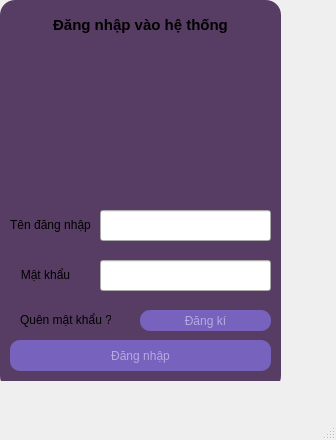
<?xml version="1.0" encoding="UTF-8"?>
<ui version="4.0">
 <class>Login</class>
 <widget class="QMainWindow" name="Login">
  <property name="geometry">
   <rect>
    <x>0</x>
    <y>0</y>
    <width>336</width>
    <height>440</height>
   </rect>
  </property>
  <property name="windowTitle">
   <string>MainWindow</string>
  </property>
  <property name="styleSheet">
   <string notr="true">QPushButton#btnLogin{
	background-color: rgba(127, 108, 213, 0.8);
	color: rgba(197, 188, 234, 0.8);
	border-radius: 10px;
}
QPushButton#btnLogin:pressed{
	padding-left: 5px;;
	padding-top: 5px;
	padding-right: 5px;
	padding-bottom: 5px;
}
QPushButton#btnLogin:hover{
	background-color: rgba(241, 240, 247, 0.15);
}
QPushButton#btnRegister{
	background-color: rgba(127, 108, 213, 0.8);
	color: rgba(197, 188, 234, 0.8);
	border-radius: 10px;
}
QPushButton#btnRegister:pressed{
	padding-left: 5px;;
	padding-top: 5px;
	padding-right: 5px;
	padding-bottom: 5px;
}
QPushButton#btnRegister:hover{
	background-color: rgba(241, 240, 247, 0.15);
}
</string>
  </property>
  <widget class="QWidget" name="centralwidget">
   <widget class="QWidget" name="widget" native="true">
    <property name="geometry">
     <rect>
      <x>0</x>
      <y>0</y>
      <width>281</width>
      <height>381</height>
     </rect>
    </property>
    <property name="styleSheet">
     <string notr="true"/>
    </property>
    <widget class="QLabel" name="login">
     <property name="geometry">
      <rect>
       <x>0</x>
       <y>0</y>
       <width>281</width>
       <height>391</height>
      </rect>
     </property>
     <property name="styleSheet">
      <string notr="true">background-color: rgba(38, 4, 54, 0.76);
border-radius: 15px;
color:white;</string>
     </property>
     <property name="text">
      <string/>
     </property>
    </widget>
    <widget class="QLabel" name="label_4">
     <property name="geometry">
      <rect>
       <x>10</x>
       <y>60</y>
       <width>261</width>
       <height>141</height>
      </rect>
     </property>
     <property name="text">
      <string/>
     </property>
     <property name="pixmap">
      <pixmap>../lesson8/lesson8/img/3766277.png</pixmap>
     </property>
     <property name="scaledContents">
      <bool>true</bool>
     </property>
    </widget>
    <widget class="QLabel" name="label_3">
     <property name="geometry">
      <rect>
       <x>0</x>
       <y>0</y>
       <width>281</width>
       <height>51</height>
      </rect>
     </property>
     <property name="font">
      <font>
       <pointsize>8</pointsize>
      </font>
     </property>
     <property name="styleSheet">
      <string notr="true"/>
     </property>
     <property name="text">
      <string>&lt;html&gt;&lt;head/&gt;&lt;body&gt;&lt;p align=&quot;center&quot;&gt;&lt;span style=&quot; font-size:11pt; font-weight:600;&quot;&gt;Đăng nhập vào hệ thống&lt;/span&gt;&lt;/p&gt;&lt;/body&gt;&lt;/html&gt;</string>
     </property>
    </widget>
    <widget class="QLineEdit" name="txtUsername">
     <property name="geometry">
      <rect>
       <x>100</x>
       <y>210</y>
       <width>171</width>
       <height>31</height>
      </rect>
     </property>
     <property name="styleSheet">
      <string notr="true">backgroud-color: white;
</string>
     </property>
    </widget>
    <widget class="QLabel" name="label">
     <property name="geometry">
      <rect>
       <x>10</x>
       <y>210</y>
       <width>81</width>
       <height>31</height>
      </rect>
     </property>
     <property name="text">
      <string>&lt;html&gt;&lt;head/&gt;&lt;body&gt;&lt;p align=&quot;center&quot;&gt;Tên đăng nhập&lt;/p&gt;&lt;/body&gt;&lt;/html&gt;</string>
     </property>
    </widget>
    <widget class="QLabel" name="label_2">
     <property name="geometry">
      <rect>
       <x>10</x>
       <y>260</y>
       <width>71</width>
       <height>31</height>
      </rect>
     </property>
     <property name="layoutDirection">
      <enum>Qt::LeftToRight</enum>
     </property>
     <property name="autoFillBackground">
      <bool>false</bool>
     </property>
     <property name="text">
      <string>&lt;html&gt;&lt;head/&gt;&lt;body&gt;&lt;p align=&quot;center&quot;&gt;Mật khẩu&lt;/p&gt;&lt;/body&gt;&lt;/html&gt;</string>
     </property>
    </widget>
    <widget class="QLineEdit" name="txtPassword">
     <property name="geometry">
      <rect>
       <x>100</x>
       <y>260</y>
       <width>171</width>
       <height>31</height>
      </rect>
     </property>
    </widget>
    <widget class="QLabel" name="label_5">
     <property name="geometry">
      <rect>
       <x>20</x>
       <y>310</y>
       <width>91</width>
       <height>21</height>
      </rect>
     </property>
     <property name="text">
      <string>&lt;html&gt;&lt;head/&gt;&lt;body&gt;&lt;p align=&quot;center&quot;&gt;Quên mật khẩu ?&lt;/p&gt;&lt;/body&gt;&lt;/html&gt;</string>
     </property>
     <property name="scaledContents">
      <bool>false</bool>
     </property>
     <property name="wordWrap">
      <bool>false</bool>
     </property>
    </widget>
    <widget class="QPushButton" name="btnLogin">
     <property name="geometry">
      <rect>
       <x>10</x>
       <y>340</y>
       <width>261</width>
       <height>31</height>
      </rect>
     </property>
     <property name="text">
      <string>Đăng nhập</string>
     </property>
    </widget>
    <widget class="QPushButton" name="btnRegister">
     <property name="geometry">
      <rect>
       <x>140</x>
       <y>310</y>
       <width>131</width>
       <height>21</height>
      </rect>
     </property>
     <property name="text">
      <string>Đăng kí</string>
     </property>
    </widget>
   </widget>
  </widget>
  <widget class="QStatusBar" name="statusbar"/>
 </widget>
 <resources/>
 <connections/>
</ui>
